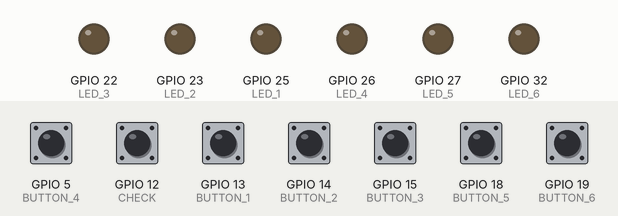
This sketch was run on a simulated ESP32. On the bench: output pins drawn as LEDs (lit = HIGH). The test bench sets the inputs (shaded band); at power-on: GPIO 5 (BUTTON_4), GPIO 12 (CHECK), GPIO 13 (BUTTON_1), GPIO 14 (BUTTON_2), GPIO 15 (BUTTON_3), GPIO 18 (BUTTON_5), GPIO 19 (BUTTON_6) HIGH. The audio player accepts every command and is not drawn.

Above: at 1.7 s.
1.8 s: GPIO 5 (BUTTON_4) pulled LOW for 0.15 s
At 1.87 s:
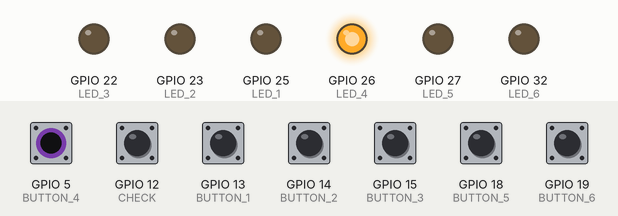
3.4 s: GPIO 13 (BUTTON_1) pulled LOW for 0.15 s
At 3.47 s:
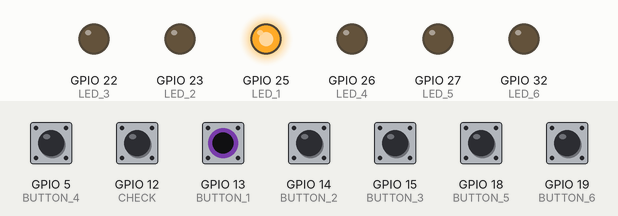
5.0 s: GPIO 14 (BUTTON_2) pulled LOW for 0.15 s
At 5.07 s:
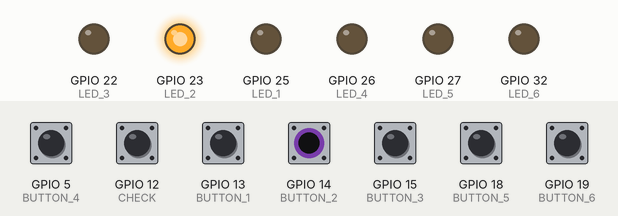
6.6 s: GPIO 15 (BUTTON_3) pulled LOW for 0.15 s
At 6.67 s:
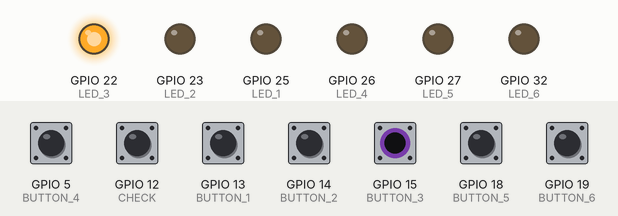
8.2 s: GPIO 18 (BUTTON_5) pulled LOW for 0.15 s
At 8.27 s:
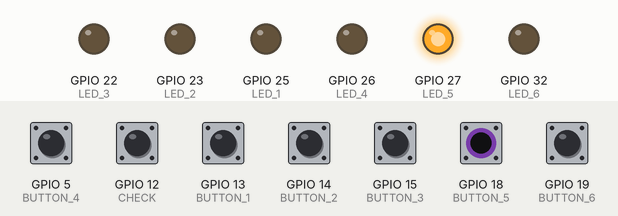
9.8 s: GPIO 19 (BUTTON_6) pulled LOW for 0.15 s
At 9.87 s:
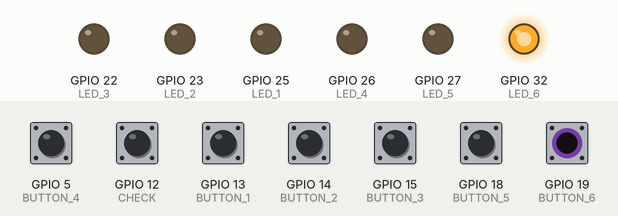
Timing chart, 0 to 12.4 s (numbered marks = the images above; inputs shaded):
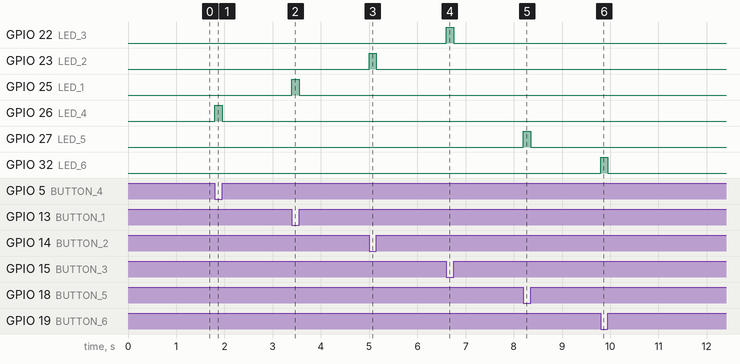

The sketch:

AlphaBraille_DFPlayer_ESP32.ino
```cpp
#include "DFPlayerMini_Fast.h"
#include <SoftwareSerial.h>

#define CHECK 12          // Pin del botón de verificación (GPIO 12)
#define BUTTON_1 13       // Primer botón Braille (GPIO 13)
#define BUTTON_2 14       // Segundo botón Braille (GPIO 14)
#define BUTTON_3 15       // Tercer botón Braille (GPIO 15)
#define BUTTON_4 5        // Cuarto botón Braille (GPIO 5)
#define BUTTON_5 18       // Quinto botón Braille (GPIO 18)
#define BUTTON_6 19       // Sexto botón Braille (GPIO 19)

#define LED_1 25          // LED del botón 1
#define LED_2 23          // LED del botón 2
#define LED_3 22          // LED del botón 3
#define LED_4 26          // LED del botón 4
#define LED_5 27          // LED del botón 5
#define LED_6 32          // LED del botón 6

#define BRAILLE_BTNS 6

// Estructura para representar los caracteres Braille
struct BrailleChar {
    int dots[6]; // Representación en Braille con 6 bits
    char character; // Caracter asociado
};

// Inicialización correcta del array de caracteres Braille (42 elementos)
BrailleChar alphabet[] = {
    {{0, 0, 0, 1, 0, 0}, 'A'}, {{0, 0, 0, 1, 1, 0}, 'B'}, {{1, 0, 0, 1, 0, 0}, 'C'},
    {{1, 1, 0, 1, 0, 0}, 'D'}, {{0, 1, 0, 1, 0, 0}, 'E'}, {{1, 0, 0, 1, 1, 0}, 'F'},
    {{1, 1, 0, 1, 1, 0}, 'G'}, {{0, 1, 0, 1, 1, 0}, 'H'}, {{1, 0, 0, 0, 1, 0}, 'I'},
    {{1, 1, 0, 0, 1, 0}, 'J'}, {{0, 0, 0, 1, 0, 1}, 'K'}, {{0, 0, 0, 1, 1, 1}, 'L'},
    {{1, 0, 0, 1, 0, 1}, 'M'}, {{1, 1, 0, 1, 0, 1}, 'N'}, {{0, 1, 0, 1, 0, 1}, 'O'},
    {{1, 0, 0, 1, 1, 1}, 'P'}, {{1, 1, 0, 1, 1, 1}, 'Q'}, {{0, 1, 0, 1, 1, 1}, 'R'},
    {{1, 0, 0, 0, 1, 1}, 'S'}, {{1, 1, 0, 0, 1, 1}, 'T'}, {{0, 0, 1, 1, 0, 1}, 'U'},
    {{0, 0, 1, 1, 1, 1}, 'V'}, {{1, 1, 1, 0, 1, 0}, 'W'}, {{1, 0, 1, 1, 0, 1}, 'X'},
    {{1, 1, 1, 1, 0, 1}, 'Y'}, {{0, 1, 1, 1, 0, 1}, 'Z'}, {{1, 1, 1, 1, 1, 0}, 'Ñ'},
    {{0, 0, 0, 0, 0, 1}, '.'}, {{0, 0, 0, 0, 1, 0}, ','}, {{0, 0, 0, 0, 1, 1}, ';'},
    {{0, 1, 0, 0, 1, 0}, ':'}, {{0, 0, 1, 0, 0, 1}, '-'}, {{0, 0, 1, 0, 1, 0}, '¿'},
    {{0, 1, 0, 0, 1, 1}, '¡'}, {{0, 0, 1, 0, 1, 1}, '"'}, {{0, 0, 1, 1, 1, 0}, '('},
    {{1, 1, 0, 0, 0, 1}, ')'}, {{0, 1, 1, 1, 1, 1}, 'á'}, {{1, 0, 1, 0, 1, 1}, 'é'},
    {{1, 0, 0, 0, 0, 1}, 'í'}, {{1, 0, 1, 0, 0, 1}, 'ó'}, {{1, 1, 1, 0, 1, 1}, 'ú'},
    {{0, 1, 1, 1, 1, 0}, 'ü'}
};

int input[BRAILLE_BTNS] = {0, 0, 0, 0, 0, 0};

SoftwareSerial mySoftwareSerial(16, 17); // RX, TX
DFPlayerMini_Fast myDFPlayer;

void setup() {
    pinMode(CHECK, INPUT_PULLUP);
    pinMode(BUTTON_1, INPUT_PULLUP);
    pinMode(BUTTON_2, INPUT_PULLUP);
    pinMode(BUTTON_3, INPUT_PULLUP);
    pinMode(BUTTON_4, INPUT_PULLUP);
    pinMode(BUTTON_5, INPUT_PULLUP);
    pinMode(BUTTON_6, INPUT_PULLUP);

    pinMode(LED_1, OUTPUT);
    pinMode(LED_2, OUTPUT);
    pinMode(LED_3, OUTPUT); // LED del botón 3
    pinMode(LED_4, OUTPUT);
    pinMode(LED_5, OUTPUT);
    pinMode(LED_6, OUTPUT);

    digitalWrite(LED_1, LOW);
    digitalWrite(LED_2, LOW);
    digitalWrite(LED_3, LOW);
    digitalWrite(LED_4, LOW);
    digitalWrite(LED_5, LOW);
    digitalWrite(LED_6, LOW);

    Serial.begin(9600);
    mySoftwareSerial.begin(9600);
    myDFPlayer.begin(mySoftwareSerial);

    myDFPlayer.volume(20); // Configurar el volumen
}

void loop() {
    readInput();
    controlLEDs();

    if (digitalRead(CHECK) == LOW) {
        delay(500);
        findAndPlayCharacter();
    }
}

void readInput() {
    input[0] = !digitalRead(BUTTON_1);
    input[1] = !digitalRead(BUTTON_2);
    input[2] = !digitalRead(BUTTON_3);
    input[3] = !digitalRead(BUTTON_4);
    input[4] = !digitalRead(BUTTON_5);
    input[5] = !digitalRead(BUTTON_6);
}

void controlLEDs() {
    digitalWrite(LED_1, input[0]);
    digitalWrite(LED_2, input[1]);
    digitalWrite(LED_3, input[2]); // Control del LED asociado al botón 3
    digitalWrite(LED_4, input[3]);
    digitalWrite(LED_5, input[4]);
    digitalWrite(LED_6, input[5]);
}

void findAndPlayCharacter() {
    for (int i = 0; i < 43; i++) {
        if (inputMatches(i)) {
            Serial.print("Character detected: ");
            Serial.println(alphabet[i].character);
            myDFPlayer.play(i+1);
            delay(1000);
            break;
        }
    }
}

bool inputMatches(int index) {
    for (int i = 0; i < 6; i++) {
        if (alphabet[index].dots[i] != input[i]) {
            return false;
        }
    }
    return true;
}
```

Measured:
- after the input at 1.8 s, GPIO 26 (LED_4): LOW → HIGH at once, → LOW 0.15 s later
- after the input at 3.4 s, GPIO 25 (LED_1): LOW → HIGH at once, → LOW 0.15 s later
- after the input at 5.0 s, GPIO 23 (LED_2): LOW → HIGH at once, → LOW 0.15 s later
- after the input at 6.6 s, GPIO 22 (LED_3): LOW → HIGH at once, → LOW 0.15 s later
- after the input at 8.2 s, GPIO 27 (LED_5): LOW → HIGH at once, → LOW 0.15 s later
- after the input at 9.8 s, GPIO 32 (LED_6): LOW → HIGH at once, → LOW 0.15 s later
